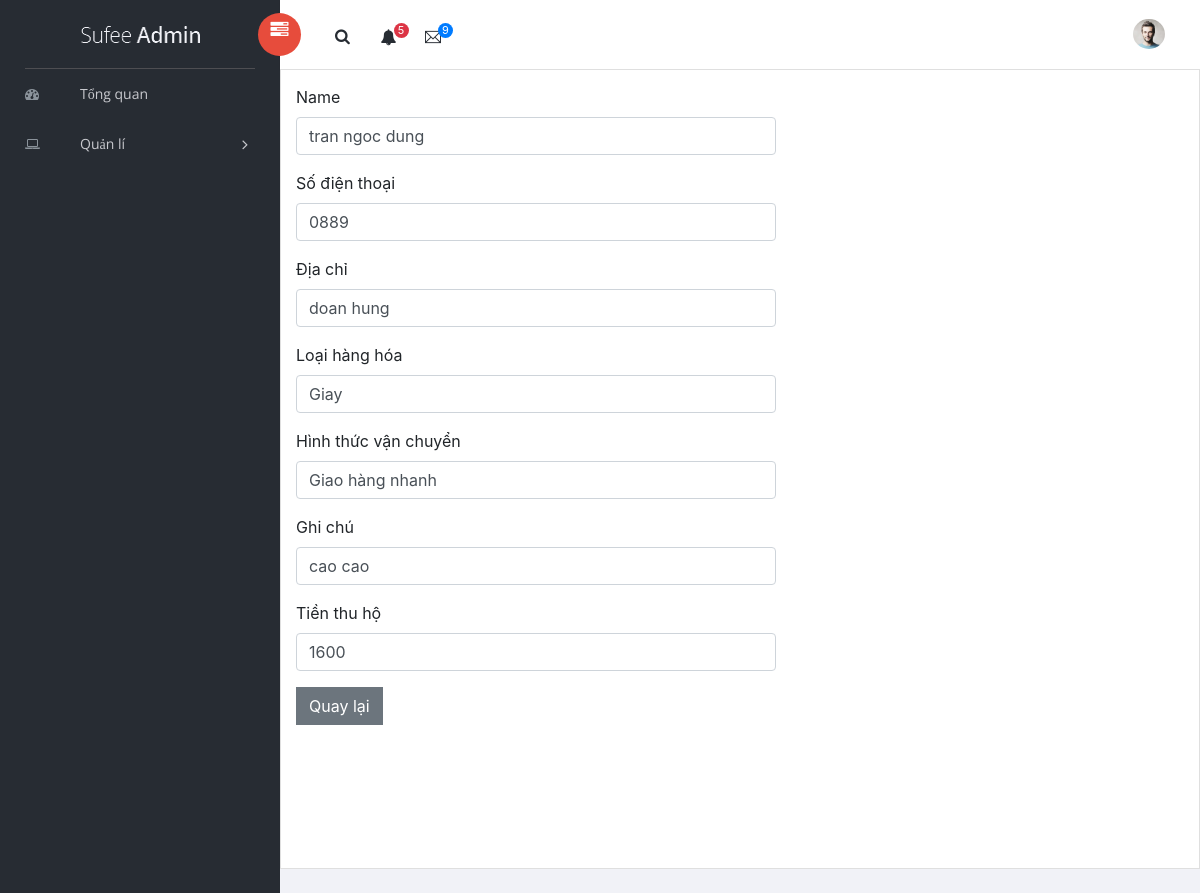
Page /dashboard/order/view.php?id=13 on the committed database.
### tables this page shows
CREATE TABLE `khachhang` (
  `id` int(11) NOT NULL,
  `name` varchar(200) NOT NULL,
  `sdt` varchar(12) NOT NULL,
  `diachi` varchar(200) NOT NULL
);

CREATE TABLE `loaihang` (
  `id` int(11) NOT NULL,
  `tenhang` varchar(11) NOT NULL
);

CREATE TABLE `donhang` (
  `id` int(11) NOT NULL,
  `loaihang_id` int(11) NOT NULL,
  `khach_id` int(11) NOT NULL,
  `note` varchar(200) NOT NULL DEFAULT 'Cho xem hang, khong cho thu',
  `tien` double NOT NULL,
  `hinhthuc` int(11) NOT NULL
);

### dashboard/order/view.php (the view, shortened to what this page needs)
<?php
include_once("../../config/config.php");
?>
<?php
$id = $_GET['id'];
$result = mysqli_query($mysqli, "SELECT * FROM donhang WHERE id=$id");
$khachhangs = mysqli_query($mysqli, "SELECT * FROM khachhang ORDER BY id DESC");
$loaihangs = mysqli_query($mysqli, "SELECT * FROM loaihang ORDER BY id DESC");
?>
<html>
<head>
    <link rel="stylesheet" href="../../vendors/bootstrap/dist/css/bootstrap.min.css">
    <link rel="stylesheet" href="../../vendors/font-awesome/css/font-awesome.min.css">
    <link rel="stylesheet" href="../../vendors/themify-icons/css/themify-icons.css">
    <link rel="stylesheet" href="../../vendors/flag-icon-css/css/flag-icon.min.css">
    <link rel="stylesheet" href="../../vendors/selectFX/css/cs-skin-elastic.css">
    <link rel="stylesheet" href="../../vendors/jqvmap/dist/jqvmap.min.css">
    <link rel="stylesheet" href="../../assets/css/style.css">
</head>
<body>
    <aside id="left-panel" class="left-panel">
        <nav class="navbar navbar-expand-sm navbar-default">
            <div class="navbar-header">
                <a class="navbar-brand" href="./"><img src="../../images/logo.png" alt="Logo"></a>
            </div>
            <div id="main-menu" class="main-menu collapse navbar-collapse">
                <ul class="nav navbar-nav">
                    <li class="">
                        <a href="../index.html"> <i class="menu-icon fa fa-dashboard"></i>Tổng quan</a>
                    </li>
                    <li class="menu-item-has-children dropdown">
                        <a href="#" class="dropdown-toggle" data-toggle="dropdown" aria-haspopup="true"
                            aria-expanded="false"> <i class="menu-icon fa fa-laptop"></i>Quản lí</a>
                    </li>
                </ul>
            </div>
        </nav>
    </aside>
    <div id="right-panel" class="right-panel">
        <header id="header" class="header">
            <div class="header-menu">
                <div class="col-sm-7">
                    <a id="menuToggle" class="menutoggle pull-left"><i class="fa fa fa-tasks pt-2"></i></a>
                    <div class="header-left">
                        <button class="search-trigger"><i class="fa fa-search"></i></button>
                        <div class="dropdown for-notification">
                            <button class="btn btn-secondary dropdown-toggle" type="button" id="notification"
                                data-toggle="dropdown" aria-haspopup="true" aria-expanded="false">
                                <i class="fa fa-bell"></i>
                                <span class="count bg-danger">5</span>
                            </button>
                        </div>
                        <div class="dropdown for-message">
                            <button class="btn btn-secondary dropdown-toggle" type="button" id="message"
                                data-toggle="dropdown" aria-haspopup="true" aria-expanded="false">
                                <i class="ti-email"></i>
                                <span class="count bg-primary">9</span>
                            </button>
                        </div>
                    </div>
                </div>
                <div class="col-sm-5">
                    <div class="user-area dropdown float-right">
                        <a href="#" class="dropdown-toggle" data-toggle="dropdown" aria-haspopup="true"
                            aria-expanded="false">
                            <img class="user-avatar rounded-circle" src="../../images/admin.jpg" alt="User Avatar">
                        </a>
                    </div>
                    <div class="language-select dropdown" id="language-select">
                        <a class="dropdown-toggle" href="#" data-toggle="dropdown" id="language" aria-haspopup="true"
                            aria-expanded="true">
                            <i class="flag-icon flag-icon-us"></i>
                        </a>
                    </div>
                </div>
            </div>
        </header>
        <div>
        <div class="card" style="min-height: 100vh;">
             <div class="card-body">
             <form name="form1" method="post" action="edit.php">
             <?php
            $khachList = array();
                while($khachs = mysqli_fetch_array($khachhangs)) {
                    $khachList[] = $khachs;
                }
            $loaiList = array();
                while($loais = mysqli_fetch_array($loaihangs)) {
                    $loaiList[] = $loais;
            }
            while($res = mysqli_fetch_array($result)) {
            foreach($khachList as $k1){
               if($k1['id']==$res['khach_id']){
                   $name = $k1['name'];
                   $sdt = $k1['sdt'];
                   $diachi = $k1['diachi'];
               }
            }
            foreach($loaiList as $loaiview){
                if($loaiview['id']==$res['loaihang_id']){
                    $tenhang = $loaiview['tenhang'];
                }
            }
            $hinhthuc = $res['hinhthuc'];
            $note = $res['note'];
            $tien = $res['tien'];
        }
        ?>
                    <div class="form-group">
                        <label>Name</label>
                        <input type="text" class="form-control" placeholder="Nhập họ tên" name="name"
                            value="<?php echo $name;?>" style="width: 30rem;">
                    </div>
                    <div class="form-group">
                        <label>Số điện thoại</label>
                        <input type="text" class="form-control" name="sdt" value="<?php echo $sdt;?>"style="width: 30rem;">
                    </div>
                    <div class="form-group">
                        <label>Địa chỉ</label>
                        <input type="text" class="form-control" name="diachi" value="<?php echo $diachi;?>"style="width: 30rem;">
                    </div>
                    <div class="form-group">
                        <label for="">Loại hàng hóa</label>
                        <input type="text" class="form-control" name="tenhang" value="<?php echo $tenhang;?>"style="width: 30rem;">
                    </div>
                    <div class="form-group">
                        <label for="">Hình thức vận chuyển</label>
                        <input type="text" class="form-control" name="hinhthuc" value="<?php if($hinhthuc == 1){echo 'Giao hàng nhanh';} else echo 'Giao hàng tiêu chuẩn'?>"style="width: 30rem;">
                    </div>
                    <div class="form-group">
                        <label for="">Ghi chú</label>
                        <input class="form-control" type="text" name="note" value="<?php echo $note;?> "style="width: 30rem;">
                    </div>
                    <div class="form-group">
                        <label for="">Tiền thu hộ</label>
                        <input class="form-control" type="text" name="tien" value="<?php echo $tien;?> "style="width: 30rem;">
                    </div>
                    <a class="btn btn-secondary" href="listOrder.php">Quay lại</a>
                </form>
             </div>
            </div>
        </div>
</body>
</html>

### rows in the picture
khachhang: name "tran ngoc dung", sdt "0889", diachi "doan hung"
loaihang: tenhang "Giay"
donhang: hinhthuc "Giao hàng nhanh", note "cao cao", tien "1600"
